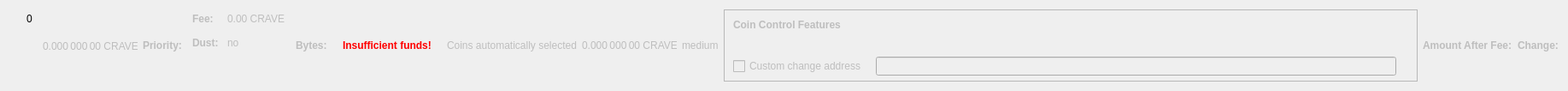
    <widget class="QWidget" name="dummyHideWidget" native="true">
     <property name="maximumSize">
      <size>
       <width>100</width>
       <height>1</height>
      </size>
     </property>
     <layout class="QHBoxLayout" name="dummyHideLayout">
      <item>
       <layout class="QFormLayout" name="formLayoutCoinControl1">
        <property name="horizontalSpacing">
         <number>10</number>
        </property>
        <property name="verticalSpacing">
         <number>14</number>
        </property>
        <property name="leftMargin">
         <number>10</number>
        </property>
        <property name="topMargin">
         <number>4</number>
        </property>
        <property name="rightMargin">
         <number>6</number>
        </property>
        <item row="0" column="1">
         <widget class="QLabel" name="labelCoinControlBytes">
          <property name="cursor">
           <cursorShape>IBeamCursor</cursorShape>
          </property>
          <property name="contextMenuPolicy">
           <enum>Qt::ActionsContextMenu</enum>
          </property>
          <property name="text">
           <string notr="true">0</string>
          </property>
          <property name="textInteractionFlags">
           <set>Qt::LinksAccessibleByMouse|Qt::TextSelectableByKeyboard|Qt::TextSelectableByMouse</set>
          </property>
         </widget>
        </item>
       </layout>
      </item>
      <item>
       <widget class="QLabel" name="labelCoinControlAfterFee">
        <property name="enabled">
         <bool>false</bool>
        </property>
        <property name="sizePolicy">
         <sizepolicy hsizetype="Fixed" vsizetype="Fixed">
          <horstretch>0</horstretch>
          <verstretch>0</verstretch>
         </sizepolicy>
        </property>
        <property name="minimumSize">
         <size>
          <width>111</width>
          <height>12</height>
         </size>
        </property>
        <property name="maximumSize">
         <size>
          <width>111</width>
          <height>12</height>
         </size>
        </property>
        <property name="cursor">
         <cursorShape>IBeamCursor</cursorShape>
        </property>
        <property name="contextMenuPolicy">
         <enum>Qt::ActionsContextMenu</enum>
        </property>
        <property name="text">
         <string notr="true">0.000 000 00 CRAVE</string>
        </property>
        <property name="textInteractionFlags">
         <set>Qt::LinksAccessibleByMouse|Qt::TextSelectableByKeyboard|Qt::TextSelectableByMouse</set>
        </property>
       </widget>
      </item>
      <item>
       <widget class="QLabel" name="labelCoinControlPriorityText">
        <property name="enabled">
         <bool>false</bool>
        </property>
        <property name="font">
         <font>
          <weight>75</weight>
          <bold>true</bold>
         </font>
        </property>
        <property name="text">
         <string>Priority:</string>
        </property>
       </widget>
      </item>
      <item>
       <layout class="QHBoxLayout" name="horizontalLayout"/>
      </item>
      <item>
       <layout class="QFormLayout" name="formLayoutCoinControl3">
        <property name="horizontalSpacing">
         <number>10</number>
        </property>
        <property name="verticalSpacing">
         <number>14</number>
        </property>
        <property name="leftMargin">
         <number>6</number>
        </property>
        <property name="topMargin">
         <number>4</number>
        </property>
        <property name="rightMargin">
         <number>6</number>
        </property>
        <item row="0" column="0">
         <widget class="QLabel" name="labelCoinControlFeeText">
          <property name="enabled">
           <bool>false</bool>
          </property>
          <property name="font">
           <font>
            <weight>75</weight>
            <bold>true</bold>
           </font>
          </property>
          <property name="text">
           <string>Fee:</string>
          </property>
          <property name="margin">
           <number>0</number>
          </property>
         </widget>
        </item>
        <item row="0" column="1">
         <widget class="QLabel" name="labelCoinControlFee">
          <property name="enabled">
           <bool>false</bool>
          </property>
          <property name="cursor">
           <cursorShape>IBeamCursor</cursorShape>
          </property>
          <property name="contextMenuPolicy">
           <enum>Qt::ActionsContextMenu</enum>
          </property>
          <property name="text">
           <string notr="true">0.00 CRAVE</string>
          </property>
          <property name="textInteractionFlags">
           <set>Qt::LinksAccessibleByMouse|Qt::TextSelectableByKeyboard|Qt::TextSelectableByMouse</set>
          </property>
         </widget>
        </item>
        <item row="1" column="0">
         <widget class="QLabel" name="labelCoinControlLowOutputText">
          <property name="enabled">
           <bool>false</bool>
          </property>
          <property name="font">
           <font>
            <weight>75</weight>
            <bold>true</bold>
           </font>
          </property>
          <property name="text">
           <string>Dust:</string>
          </property>
         </widget>
        </item>
        <item row="1" column="1">
         <widget class="QLabel" name="labelCoinControlLowOutput">
          <property name="enabled">
           <bool>false</bool>
          </property>
          <property name="cursor">
           <cursorShape>IBeamCursor</cursorShape>
          </property>
          <property name="contextMenuPolicy">
           <enum>Qt::ActionsContextMenu</enum>
          </property>
          <property name="text">
           <string>no</string>
          </property>
          <property name="textInteractionFlags">
           <set>Qt::LinksAccessibleByMouse|Qt::TextSelectableByKeyboard|Qt::TextSelectableByMouse</set>
          </property>
         </widget>
        </item>
       </layout>
      </item>
      <item>
       <widget class="QLabel" name="labelCoinControlBytesText">
        <property name="enabled">
         <bool>false</bool>
        </property>
        <property name="font">
         <font>
          <weight>75</weight>
          <bold>true</bold>
         </font>
        </property>
        <property name="text">
         <string>Bytes:</string>
        </property>
       </widget>
      </item>
      <item>
       <layout class="QFormLayout" name="formLayoutCoinControl2">
        <property name="horizontalSpacing">
         <number>10</number>
        </property>
        <property name="verticalSpacing">
         <number>14</number>
        </property>
        <property name="leftMargin">
         <number>6</number>
        </property>
        <property name="topMargin">
         <number>4</number>
        </property>
        <property name="rightMargin">
         <number>6</number>
        </property>
       </layout>
      </item>
      <item>
       <layout class="QHBoxLayout" name="horizontalLayoutCoinControl2">
        <property name="spacing">
         <number>8</number>
        </property>
        <property name="bottomMargin">
         <number>10</number>
        </property>
       </layout>
      </item>
      <item>
       <widget class="QLabel" name="labelCoinControlInsuffFunds">
        <property name="enabled">
         <bool>false</bool>
        </property>
        <property name="minimumSize">
         <size>
          <width>0</width>
          <height>0</height>
         </size>
        </property>
        <property name="font">
         <font>
          <weight>75</weight>
          <bold>true</bold>
         </font>
        </property>
        <property name="styleSheet">
         <string notr="true">color:red;font-weight:bold;</string>
        </property>
        <property name="text">
         <string>Insufficient funds!</string>
        </property>
        <property name="margin">
         <number>5</number>
        </property>
       </widget>
      </item>
      <item>
       <layout class="QFormLayout" name="formLayoutCoinControl4">
        <property name="horizontalSpacing">
         <number>10</number>
        </property>
        <property name="verticalSpacing">
         <number>14</number>
        </property>
        <property name="leftMargin">
         <number>6</number>
        </property>
        <property name="topMargin">
         <number>4</number>
        </property>
        <property name="rightMargin">
         <number>6</number>
        </property>
       </layout>
      </item>
      <item>
       <widget class="QLabel" name="labelCoinControlAutomaticallySelected">
        <property name="enabled">
         <bool>false</bool>
        </property>
        <property name="sizePolicy">
         <sizepolicy hsizetype="Fixed" vsizetype="Fixed">
          <horstretch>0</horstretch>
          <verstretch>0</verstretch>
         </sizepolicy>
        </property>
        <property name="minimumSize">
         <size>
          <width>0</width>
          <height>0</height>
         </size>
        </property>
        <property name="maximumSize">
         <size>
          <width>240</width>
          <height>16777215</height>
         </size>
        </property>
        <property name="text">
         <string>Coins automatically selected</string>
        </property>
        <property name="margin">
         <number>5</number>
        </property>
       </widget>
      </item>
      <item>
       <widget class="QLabel" name="labelCoinControlChange">
        <property name="enabled">
         <bool>false</bool>
        </property>
        <property name="sizePolicy">
         <sizepolicy hsizetype="Fixed" vsizetype="Fixed">
          <horstretch>0</horstretch>
          <verstretch>0</verstretch>
         </sizepolicy>
        </property>
        <property name="minimumSize">
         <size>
          <width>111</width>
          <height>0</height>
         </size>
        </property>
        <property name="maximumSize">
         <size>
          <width>111</width>
          <height>16777215</height>
         </size>
        </property>
        <property name="cursor">
         <cursorShape>IBeamCursor</cursorShape>
        </property>
        <property name="contextMenuPolicy">
         <enum>Qt::ActionsContextMenu</enum>
        </property>
        <property name="text">
         <string notr="true">0.000 000 00 CRAVE</string>
        </property>
        <property name="textInteractionFlags">
         <set>Qt::LinksAccessibleByMouse|Qt::TextSelectableByKeyboard|Qt::TextSelectableByMouse</set>
        </property>
       </widget>
      </item>
      <item>
       <widget class="QLabel" name="labelCoinControlPriority">
        <property name="enabled">
         <bool>false</bool>
        </property>
        <property name="cursor">
         <cursorShape>IBeamCursor</cursorShape>
        </property>
        <property name="contextMenuPolicy">
         <enum>Qt::ActionsContextMenu</enum>
        </property>
        <property name="text">
         <string>medium</string>
        </property>
        <property name="textInteractionFlags">
         <set>Qt::LinksAccessibleByMouse|Qt::TextSelectableByKeyboard|Qt::TextSelectableByMouse</set>
        </property>
       </widget>
      </item>
      <item>
       <widget class="QFrame" name="frameCoinControl">
        <property name="sizePolicy">
         <sizepolicy hsizetype="Expanding" vsizetype="Expanding">
          <horstretch>0</horstretch>
          <verstretch>0</verstretch>
         </sizepolicy>
        </property>
        <property name="maximumSize">
         <size>
          <width>16777215</width>
          <height>16777215</height>
         </size>
        </property>
        <property name="frameShape">
         <enum>QFrame::StyledPanel</enum>
        </property>
        <property name="frameShadow">
         <enum>QFrame::Sunken</enum>
        </property>
        <layout class="QVBoxLayout" name="verticalLayoutCoinControl2_2">
         <property name="spacing">
          <number>0</number>
         </property>
         <property name="leftMargin">
          <number>0</number>
         </property>
         <property name="topMargin">
          <number>0</number>
         </property>
         <property name="rightMargin">
          <number>0</number>
         </property>
         <property name="bottomMargin">
          <number>6</number>
         </property>
         <item>
          <layout class="QVBoxLayout" name="verticalLayoutCoinControl" stretch="0,0,0,1">
           <property name="spacing">
            <number>0</number>
           </property>
           <property name="leftMargin">
            <number>10</number>
           </property>
           <property name="topMargin">
            <number>10</number>
           </property>
           <item>
            <layout class="QHBoxLayout" name="horizontalLayoutCoinControl1">
             <property name="bottomMargin">
              <number>15</number>
             </property>
             <item>
              <widget class="QLabel" name="labelCoinControlFeatures">
               <property name="enabled">
                <bool>false</bool>
               </property>
               <property name="sizePolicy">
                <sizepolicy hsizetype="Preferred" vsizetype="Maximum">
                 <horstretch>0</horstretch>
                 <verstretch>0</verstretch>
                </sizepolicy>
               </property>
               <property name="font">
                <font>
                 <weight>75</weight>
                 <bold>true</bold>
                </font>
               </property>
               <property name="styleSheet">
                <string notr="true">font-weight:bold;</string>
               </property>
               <property name="text">
                <string>Coin Control Features</string>
               </property>
              </widget>
             </item>
            </layout>
           </item>
           <item>
            <widget class="QWidget" name="widgetCoinControl" native="true">
             <property name="sizePolicy">
              <sizepolicy hsizetype="Preferred" vsizetype="Preferred">
               <horstretch>0</horstretch>
               <verstretch>0</verstretch>
              </sizepolicy>
             </property>
             <property name="minimumSize">
              <size>
               <width>0</width>
               <height>0</height>
              </size>
             </property>
             <property name="styleSheet">
              <string notr="true"/>
             </property>
             <layout class="QHBoxLayout" name="horizontalLayoutCoinControl5_2">
              <property name="leftMargin">
               <number>0</number>
              </property>
              <property name="topMargin">
               <number>0</number>
              </property>
              <property name="rightMargin">
               <number>0</number>
              </property>
              <property name="bottomMargin">
               <number>0</number>
              </property>
              <item>
               <layout class="QHBoxLayout" name="horizontalLayoutCoinControl3">
                <property name="spacing">
                 <number>20</number>
                </property>
                <property name="topMargin">
                 <number>0</number>
                </property>
                <property name="bottomMargin">
                 <number>10</number>
                </property>
               </layout>
              </item>
             </layout>
            </widget>
           </item>
           <item>
            <layout class="QHBoxLayout" name="horizontalLayoutCoinControl4" stretch="0,0,0">
             <property name="spacing">
              <number>12</number>
             </property>
             <property name="sizeConstraint">
              <enum>QLayout::SetDefaultConstraint</enum>
             </property>
             <property name="topMargin">
              <number>5</number>
             </property>
             <property name="rightMargin">
              <number>5</number>
             </property>
             <item>
              <widget class="QCheckBox" name="checkBoxCoinControlChange">
               <property name="enabled">
                <bool>false</bool>
               </property>
               <property name="toolTip">
                <string>If this is activated, but the change address is empty or invalid, change will be sent to a newly generated address.</string>
               </property>
               <property name="text">
                <string>Custom change address</string>
               </property>
              </widget>
             </item>
             <item>
              <widget class="QValidatedLineEdit" name="lineEditCoinControlChange">
               <property name="enabled">
                <bool>false</bool>
               </property>
               <property name="sizePolicy">
                <sizepolicy hsizetype="Expanding" vsizetype="Fixed">
                 <horstretch>0</horstretch>
                 <verstretch>0</verstretch>
                </sizepolicy>
               </property>
              </widget>
             </item>
             <item>
              <widget class="QLabel" name="labelCoinControlChangeLabel_2">
               <property name="sizePolicy">
                <sizepolicy hsizetype="Preferred" vsizetype="Expanding">
                 <horstretch>0</horstretch>
                 <verstretch>0</verstretch>
                </sizepolicy>
               </property>
               <property name="minimumSize">
                <size>
                 <width>0</width>
                 <height>0</height>
                </size>
               </property>
               <property name="text">
                <string/>
               </property>
               <property name="margin">
                <number>3</number>
               </property>
              </widget>
             </item>
            </layout>
           </item>
           <item>
            <spacer name="verticalSpacerCoinControl">
             <property name="orientation">
              <enum>Qt::Vertical</enum>
             </property>
             <property name="sizeHint" stdset="0">
              <size>
               <width>800</width>
               <height>1</height>
              </size>
             </property>
            </spacer>
           </item>
          </layout>
         </item>
        </layout>
       </widget>
      </item>
      <item>
       <widget class="QLabel" name="labelCoinControlAfterFeeText">
        <property name="enabled">
         <bool>false</bool>
        </property>
        <property name="minimumSize">
         <size>
          <width>0</width>
          <height>0</height>
         </size>
        </property>
        <property name="maximumSize">
         <size>
          <width>16777215</width>
          <height>16777215</height>
         </size>
        </property>
        <property name="font">
         <font>
          <weight>75</weight>
          <bold>true</bold>
         </font>
        </property>
        <property name="text">
         <string>Amount After Fee:</string>
        </property>
        <property name="alignment">
         <set>Qt::AlignLeading|Qt::AlignLeft|Qt::AlignVCenter</set>
        </property>
        <property name="margin">
         <number>0</number>
        </property>
       </widget>
      </item>
      <item>
       <widget class="QLabel" name="labelCoinControlChangeText">
        <property name="enabled">
         <bool>false</bool>
        </property>
        <property name="sizePolicy">
         <sizepolicy hsizetype="Preferred" vsizetype="Preferred">
          <horstretch>0</horstretch>
          <verstretch>0</verstretch>
         </sizepolicy>
        </property>
        <property name="minimumSize">
         <size>
          <width>0</width>
          <height>0</height>
         </size>
        </property>
        <property name="maximumSize">
         <size>
          <width>16777215</width>
          <height>16777215</height>
         </size>
        </property>
        <property name="font">
         <font>
          <weight>75</weight>
          <bold>true</bold>
         </font>
        </property>
        <property name="text">
         <string>Change:</string>
        </property>
        <property name="alignment">
         <set>Qt::AlignLeading|Qt::AlignLeft|Qt::AlignVCenter</set>
        </property>
       </widget>
      </item>
     </layout>
    </widget>
